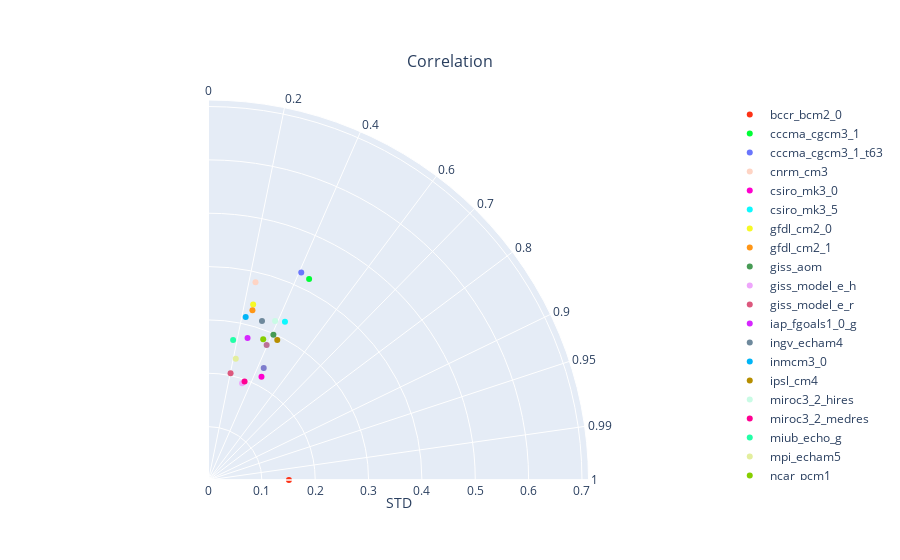

The notebook cell saved with this chart:
### Code cell
chart_td_res = chart_create_td(df_dataset_1_td, 'bccr_bcm2_0')
chart_td_res.show()

### Figure 1 — Plotly figure (JSON) as saved in the notebook; plotly's stock layout.template omitted (floating-point values rounded to 4 significant figures)
{"data": [{"marker": {"color": "#FD3216"}, "mode": "markers", "name": "bccr_bcm2_0", "r": [0.1507], "theta": [0], "type": "scatterpolar"}, {"marker": {"color": "#00FE35"}, "mode": "markers", "name": "cccma_cgcm3_1", "r": [0.4211], "theta": [63.4], "type": "scatterpolar"}, {"marker": {"color": "#6A76FC"}, "mode": "markers", "name": "cccma_cgcm3_1_t63", "r": [0.426], "theta": [65.92], "type": "scatterpolar"}, {"marker": {"color": "#FED4C4"}, "mode": "markers", "name": "cnrm_cm3", "r": [0.3812], "theta": [76.64], "type": "scatterpolar"}, {"marker": {"color": "#FE00CE"}, "mode": "markers", "name": "csiro_mk3_0", "r": [0.2176], "theta": [62.85], "type": "scatterpolar"}, {"marker": {"color": "#0DF9FF"}, "mode": "markers", "name": "csiro_mk3_5", "r": [0.3295], "theta": [64.22], "type": "scatterpolar"}, {"marker": {"color": "#F6F926"}, "mode": "markers", "name": "gfdl_cm2_0", "r": [0.3394], "theta": [75.72], "type": "scatterpolar"}, {"marker": {"color": "#FF9616"}, "mode": "markers", "name": "gfdl_cm2_1", "r": [0.3286], "theta": [75.49], "type": "scatterpolar"}, {"marker": {"color": "#479B55"}, "mode": "markers", "name": "giss_aom", "r": [0.2983], "theta": [65.93], "type": "scatterpolar"}, {"marker": {"color": "#EEA6FB"}, "mode": "markers", "name": "giss_model_e_h", "r": [0.192], "theta": [70.86], "type": "scatterpolar"}, {"marker": {"color": "#DC587D"}, "mode": "markers", "name": "giss_model_e_r", "r": [0.2041], "theta": [78.31], "type": "scatterpolar"}, {"marker": {"color": "#D626FF"}, "mode": "markers", "name": "iap_fgoals1_0_g", "r": [0.276], "theta": [74.62], "type": "scatterpolar"}, {"marker": {"color": "#6E899C"}, "mode": "markers", "name": "ingv_echam4", "r": [0.3143], "theta": [71.4], "type": "scatterpolar"}, {"marker": {"color": "#00B5F7"}, "mode": "markers", "name": "inmcm3_0", "r": [0.3134], "theta": [77.15], "type": "scatterpolar"}, {"marker": {"color": "#B68E00"}, "mode": "markers", "name": "ipsl_cm4", "r": [0.2921], "theta": [63.82], "type": "scatterpolar"}, {"marker": {"color": "#C9FBE5"}, "mode": "markers", "name": "miroc3_2_hires", "r": [0.3233], "theta": [67.29], "type": "scatterpolar"}, {"marker": {"color": "#FF0092"}, "mode": "markers", "name": "miroc3_2_medres", "r": [0.1967], "theta": [69.91], "type": "scatterpolar"}, {"marker": {"color": "#22FFA7"}, "mode": "markers", "name": "miub_echo_g", "r": [0.2663], "theta": [80.02], "type": "scatterpolar"}, {"marker": {"color": "#E3EE9E"}, "mode": "markers", "name": "mpi_echam5", "r": [0.2328], "theta": [77.32], "type": "scatterpolar"}, {"marker": {"color": "#86CE00"}, "mode": "markers", "name": "ncar_pcm1", "r": [0.2828], "theta": [68.74], "type": "scatterpolar"}, {"marker": {"color": "#BC7196"}, "mode": "markers", "name": "ukmo_hadcm3", "r": [0.2756], "theta": [66.71], "type": "scatterpolar"}, {"marker": {"color": "#7E7DCD"}, "mode": "markers", "name": "ukmo_hadgem1", "r": [0.2341], "theta": [63.76], "type": "scatterpolar"}], "layout": {"autosize": true, "polar": {"angularaxis": {"direction": "counterclockwise", "ticktext": [0, 0.2, 0.4, 0.6, 0.7, 0.8, 0.9, 0.95, 0.99, 1], "tickvals": [90, 78.46, 66.42, 53.13, 45.57, 36.87, 25.84, 18.19, 8.11, 0], "type": "linear"}, "radialaxis": {"autorange": false, "range": [0, 0.7122], "title": {"text": "STD"}, "type": "linear"}, "sector": [0, 90]}, "showlegend": true, "title": {"font": {"size": 16}, "text": "Correlation", "x": 0.5, "xanchor": "center", "y": 0.9, "yanchor": "top"}}}
